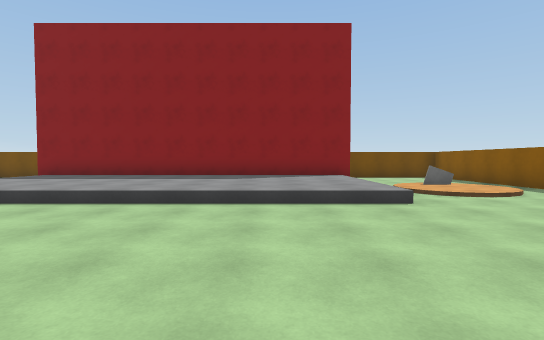
view 1 (above)

19 first-person views from a walk through a 3-D level made in the Unity game engine. The camera is 1.4 m above the floor, tilts 2° down and sees 85° across. The floor is counted in squares, 2 m on a side. Each view is taken from the middle of a square. On the plan, view 1 faces up. The plan holds only what a view shows up to about 10 squares ahead; the rest is blank. The player character is not drawn. Surface patterns are stand-ins for the level's own textures.

view 2
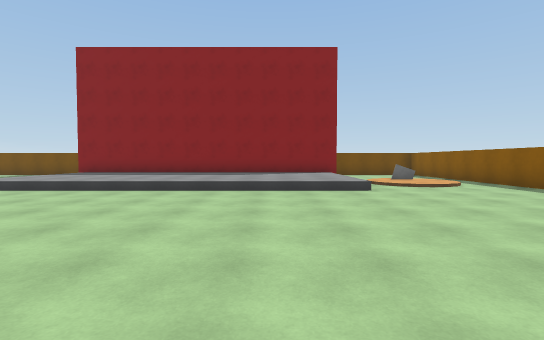

view 3
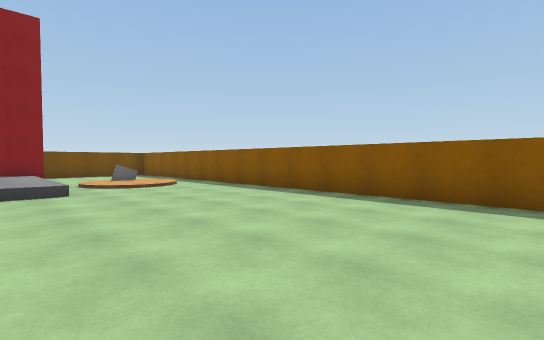

view 4
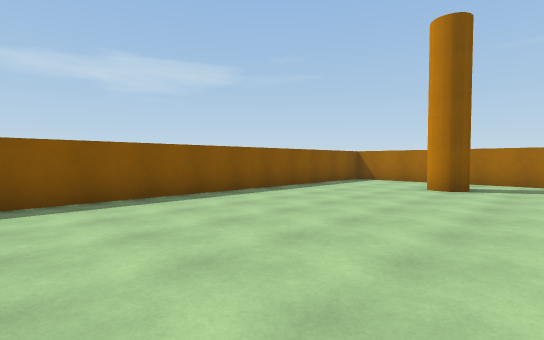

view 5
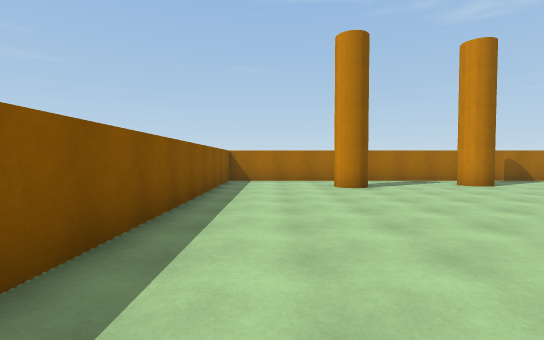

view 6
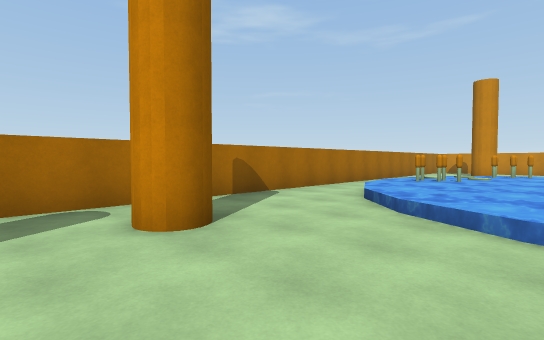

view 7
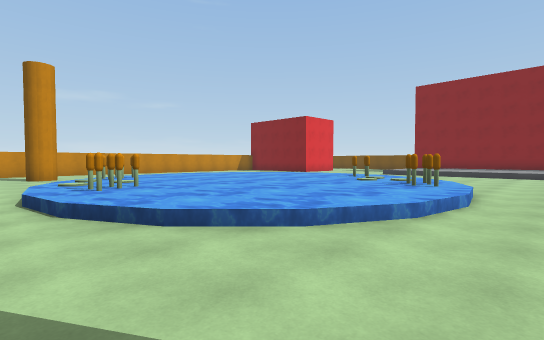

view 8
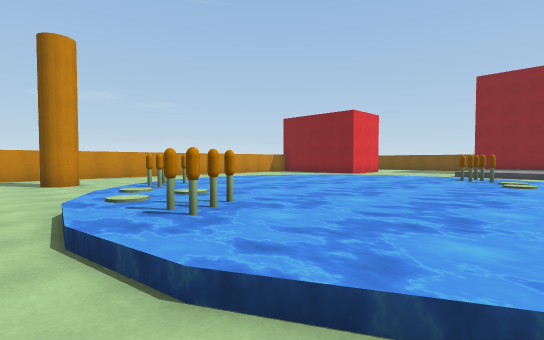

view 9
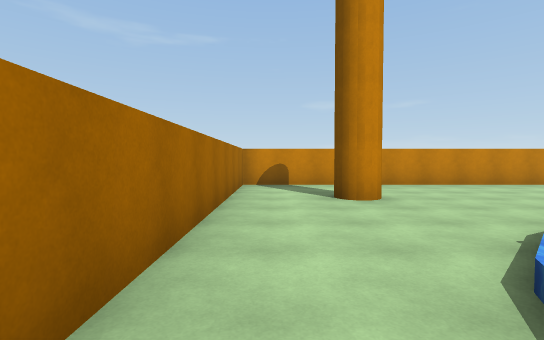

view 10
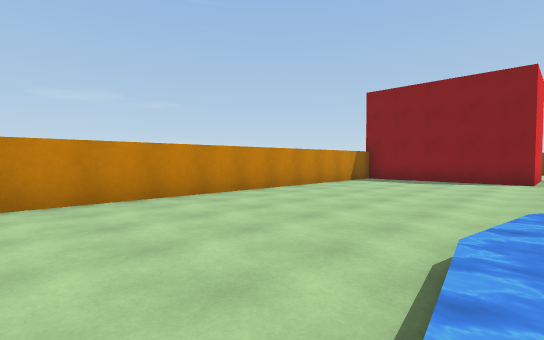

view 11
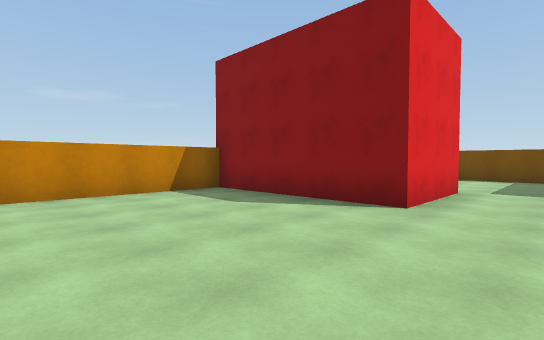

view 12
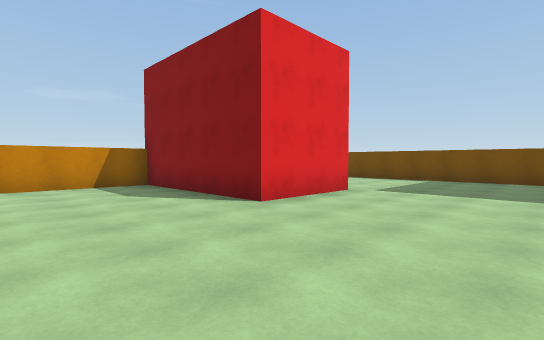

view 13
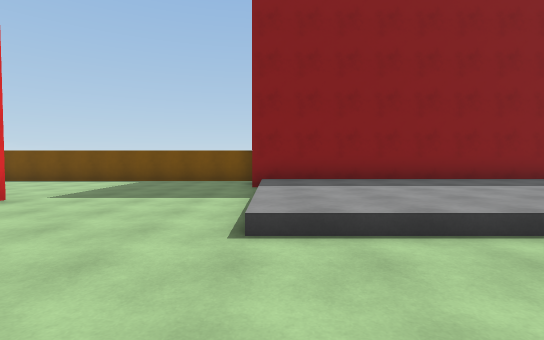

view 14
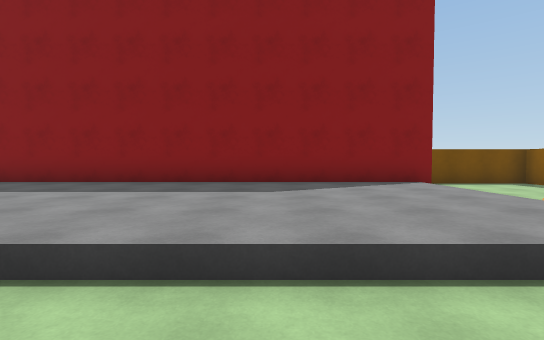

view 15
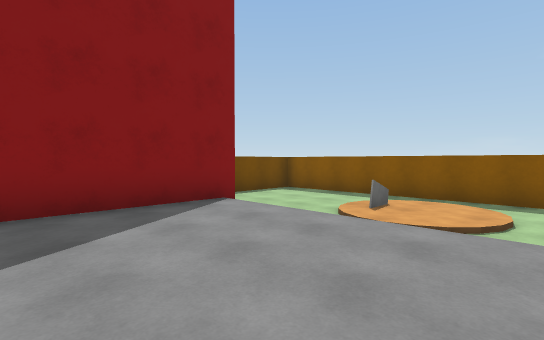

view 16
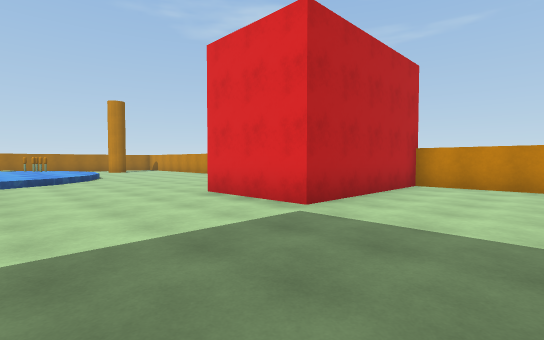

view 17
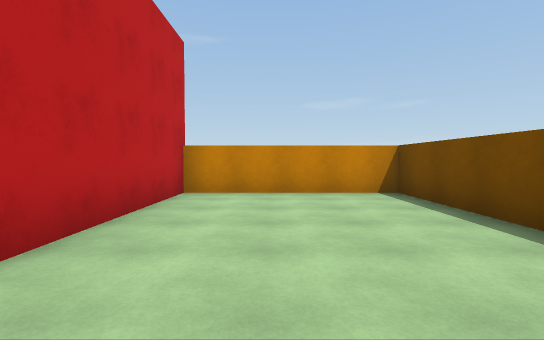

view 18
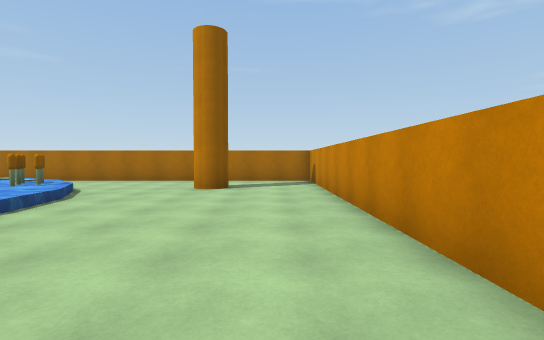

view 19
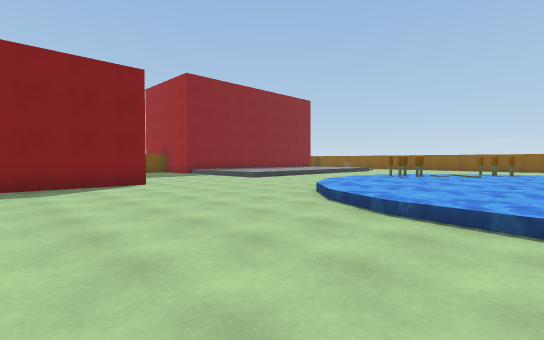

### Floor plan
Key: @ floor where view 1 was taken; # wall or solid block; . main floor; : floor 0.25 m higher than the main floor; + floor 0.5 m higher than the main floor; / step, stairs or slope; = window, fence, low wall or low ledge; ~ water the walk can cross; O other object.
Columns run from 17 left of view 1 to 7 right of it. Each row starts with its distance up from view 1.
 12 ##########           ####
 11 #.........           ...#
 10 #.........##########....#
  9 #.........++++++++++....#
  8 #.........++++++++++.//.#
  7 ######....++++++++++/=:.#
  6   ####....++++++++++/:/.#
  5 ######....++++++++++....#
  4 #.......................#
  3 #.......................#
  2 #..........  ...........#
  1 #...........  ..........#
  0 #.......~~~OO~...@......#
 -1 #......~~~~OO~~.........#
 -2 #.....~~~~~~~~O.........#
 -3 #.....~~~~~~~~O.. ......#
 -4 #.....~~~~~~~~~.. ......#
 -5 #.....~~~~~~~~~.........#
 -6 #......O~~~~~~~.........#
 -7 #...#..OO~O~~~..........#
 -8 #........~OO~.......#...#
 -9 #.......................#
-10 #########################

Where each view was taken, in squares from view 1:
view 1: 0 up, 0 right, facing up
view 2: 2 down, 0 right, facing up
view 3: 2 down, 1 right, facing up-right
view 4: 0 up, 1 right, facing down-right
view 5: 0 up, 5 right, facing down
view 6: 5 down, 1 right, facing down-left
view 7: 9 down, 1 left, facing up-left
view 8: 9 down, 4 left, facing up-left
view 9: 9 down, 8 left, facing left
view 10: 6 down, 11 left, facing up-left
view 11: 0 up, 10 left, facing up-left
view 12: 1 up, 8 left, facing up-left
view 13: 2 up, 7 left, facing up
view 14: 3 up, 1 left, facing up
view 15: 5 up, 1 left, facing up-right
view 16: 10 up, 8 left, facing down-left
view 17: 9 up, 10 left, facing left
view 18: 0 up, 15 left, facing down
view 19: 4 down, 15 left, facing up-right
